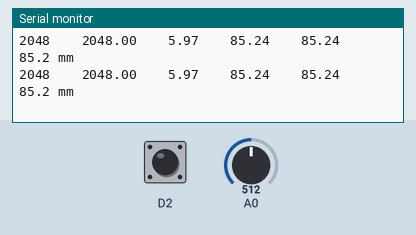
A sketch run on a simulated Arduino Zero (SAMD21). Parts: the last lines printed to the serial monitor. The inputs (shaded band) are chosen by the test bench; at power-on: A0 = 512, D2 HIGH (analog values on the 0–1023 scale).

Above: at 1.2 s.
1.3 s: A0 set to 590
At 1.33 s:
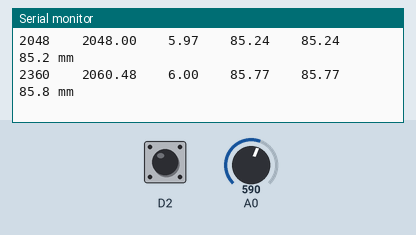
2.8 s: A0 set to 614
At 3.29 s:
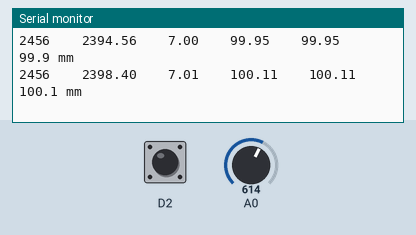
Timing chart, 0 to 5.8 s (numbered marks = the images above; inputs shaded):
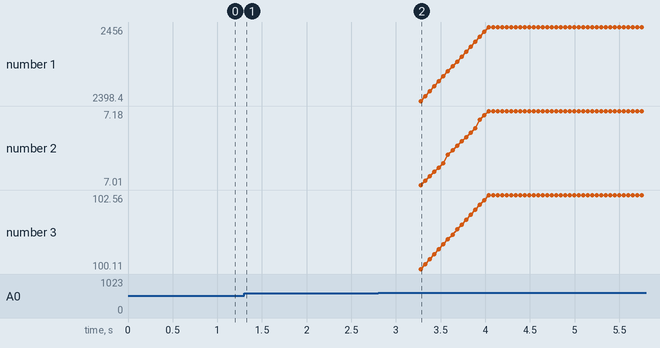

Measured:
- the behaviour switches between 598 and 599 on A0 (found by bisection; images 1 and 2)
- after the input at 1.3 s, the serial monitor: prints a new line at once (image 1)
- after the input at 2.8 s, the serial monitor: prints a new line at once (image 2)

The sketch:

Galileo.ino
```cpp
double offset = 0;
constexpr int GEAR_RATIO = 9;
constexpr int PITCH = 16;
constexpr byte CALIBRATE_COMMAND = B11111111;
constexpr byte DATA_RECEIVE_COMMAND = B11111110;

void setup() {
    Serial1.begin(115200);
    Serial.begin(115200);
    pinMode(A0, INPUT);


    pinMode(2, INPUT_PULLUP);
    analogReadResolution(12);
}

void loop() {
    double currentPosition = getCalibratedPosition();
    byte byteArr[4];
    sendDataToDisplay(currentPosition);
    delay(50);
    if(digitalRead(2)== LOW)
      calibrate();
    //serialEvent();
}

//void serialEvent(){
//    while (Serial1.available()){
//        //Serial.println("SERIAL EVENT");
//        if (Serial1.read() == CALIBRATE_COMMAND){
////        if (Serial.read() == 'c') {
//            calibrate();
//        }
//    }
//}

double getCalibratedPosition(){
    return getRawPosition() + offset;
}

double getRawPosition(){
    long rawPotReading = analogRead(A0);
    double potReading = runningAverage(rawPotReading);
    double mappedReading = 0.0029696125647186800 * potReading -0.11537717163673600;
    double rawCaliperReading = mappedReading * GEAR_RATIO / PITCH * 25.4;

    Serial.println("");
    Serial.print(rawPotReading);
    Serial.print("\t\t");
    Serial.print(potReading);
    Serial.print("\t\t");
    Serial.print(mappedReading);
    Serial.print("\t\t");
    Serial.print(rawCaliperReading);
    Serial.print("\t\t");
    Serial.print(rawCaliperReading + offset);
    Serial.print("\t");

    return rawCaliperReading;
}

void calibrate(){
    offset = -1 * getRawPosition();
}

void sendDataToDisplay(double reading ){
    Serial1.write(DATA_RECEIVE_COMMAND);
    char doubleString[9];
    sprintf(doubleString, "%5.1f mm", reading);
    Serial1.write(doubleString);
    Serial.print("\t");
    Serial.print(doubleString);
    Serial1.flush();
}

double fmap(long x, double in_min, double in_max, double out_min, double out_max)
{
    return (x - in_min) * (out_max - out_min) / (in_max - in_min) + out_min;
}

double runningAverage(long M)
{
  #define LMSIZE 25
 static long LM[LMSIZE]; // LastMeasurements
 static byte index = 0;
 static long long sum = 0;
 static byte count = 0;

 // keep an updated sum to improve speed.
 sum -= LM[index];
 LM[index] = M;
 sum += LM[index];
 index = (++index) % LMSIZE;
 if (count < LMSIZE) count++;

 return sum / static_cast<double>(count);
}
```
